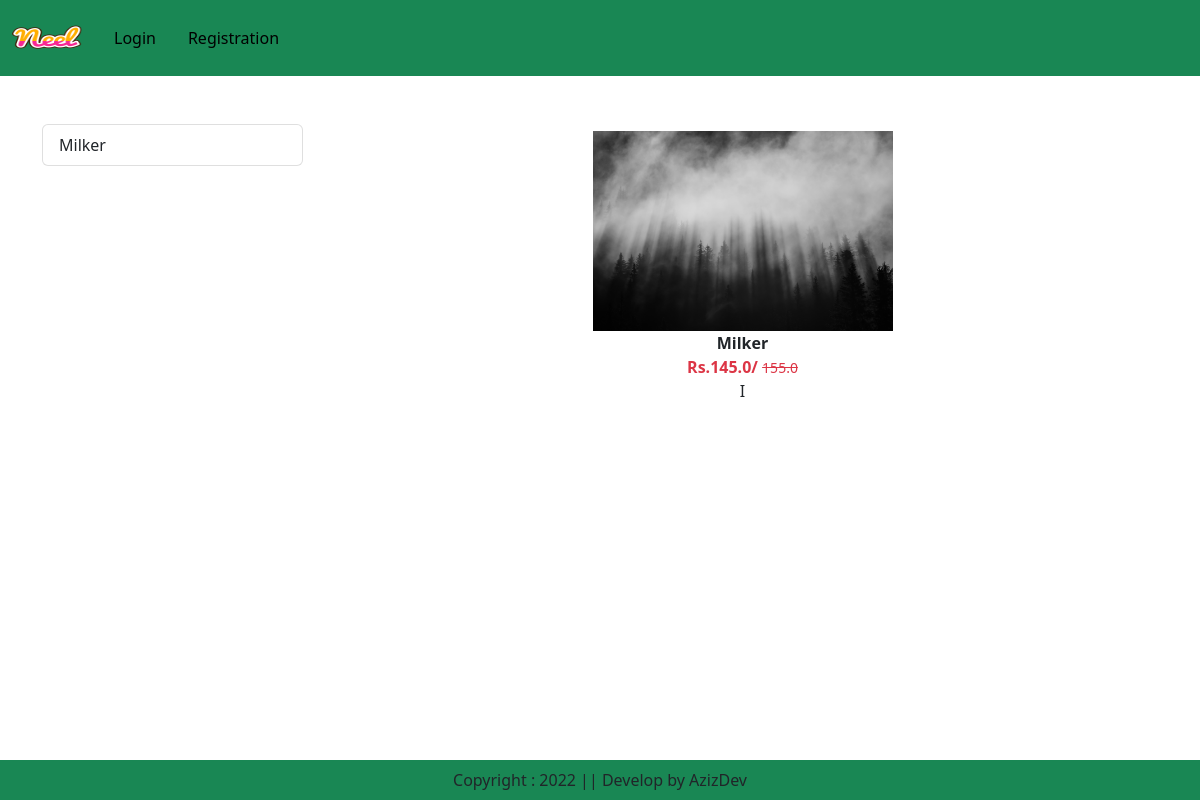
The app's page /category/ML, older data.
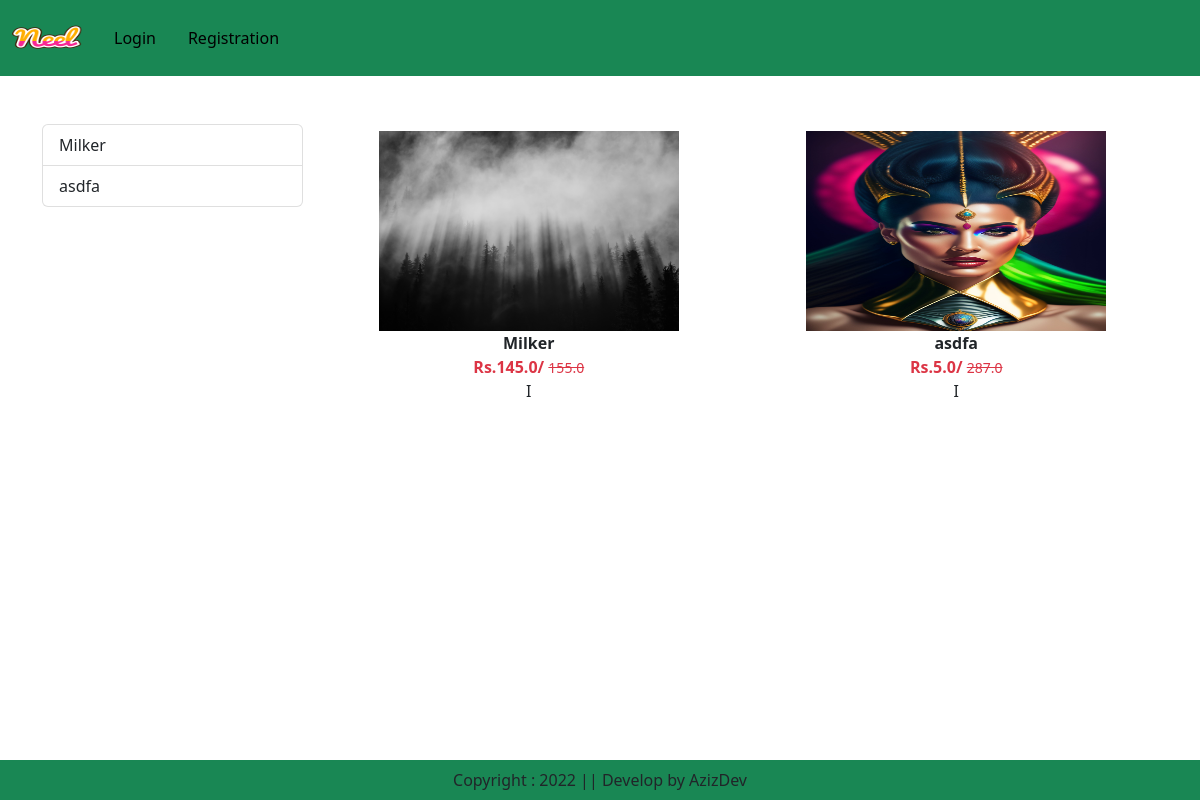
The same page, newer data.
### app/models.py (models this page shows, shortened)
class Product(models.Model):
    title = models.CharField(max_length=100)
    selling_price = models.FloatField()
    discounted_price = models.FloatField()
    description = models.TextField()
    composition = models.TextField(default='')
    prodapp = models.TextField(default='')
    category = models.CharField(choices=CATEGORY_CHOICES,max_length=2)
    product_image = models.ImageField(upload_to='product')

### app/views.py (the view)
# urls.py: path('category/<slug:val>', views.CategoryView.as_view(),name="category"),
class CategoryView(View):
    def get(self, request, val):
        product = Product.objects.filter(category=val)
        title = Product.objects.filter(category=val).values('title').annotate(total=Count('title'))
        return render (request, "app/category.html", locals())

### app/templates/app/category.html (shortened to what this page needs)
{% extends 'app/base.html' %}
{% load static %}
{% block main-content %}
<div class="container my-5">
  <div class="row">
    <div class="col-sm-3">
      <div class="list-group">
        {% for val in title %}
        <a
          href="{% url 'category-title' val.title %}"
          class="list-group-item list-group-item-action"
          aria-current="true"
          >{{val.title}}</a
        >
        {% endfor %}
      </div>
    </div>
    <div class="col-sm-9">
      <div class="row">
        {% for prod in product %}
        <div class="col text-center mb-4">
          <a href="{% url 'product-detail' prod.id %}" class="btn">
            <div>
              <img
                src="{{ prod.product_image.url }}"
                width="300px"
                height="200px"
              />
              <div class="fw-bold">{{prod.title}}</div>
              <div class="fw-bold text-danger">
                Rs.{{prod.discounted_price}}/
                <small class="fw-light text-decoration-line-through"
                  >{{prod.selling_price}}</small
                >
              </div>
            </div>
            I
          </a>
        </div>
        {% endfor %}
      </div>
    </div>
  </div>
</div>
{% endblock main-content %}

Row changes from the older to the newer data that the page shows:
added Product: product_image (picture), title "asdfa", discounted_price "5.0", selling_price "287.0"
Text that changed along with them:
new list line: "asdfa"
